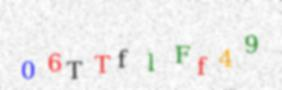
#> input picture Captchas_Solver/hard_captcha/06TTflFf49.jpg, 282 x 90 px; its folder holds only this picture in this run
$ python -i preprocess.py   (imports and definitions only)
#> lines starting #> are read from the running program, lines starting #| are printed output that depends on the picture; after the words box and inside, x2 and y2 are one past the last pixel; in counts of white or black regions, pixels touching at a corner belong together
import os
import cv2
import imutils
import glob
import numpy as np

# [169 lines left out: functions simple_captcha_preprocess, hard_captcha_preprocess, simple_preprocess, not called in this run]

def complex_preprocess(img_path):
#> called with img_path = 'hard_captcha/06TTflFf49.jpg'
    img = cv2.imread(img_path)
#> img is the input picture: shape (90, 282, 3); mean B, G, R 236.9, 237.6, 238.7
    gray = cv2.cvtColor(img, cv2.COLOR_RGB2GRAY)
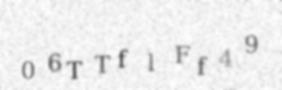
#> gray: shape (90, 282); min 95, max 255, mean 237.5

    # threshold the image with a costum mask because it is the best way to process this specific images
    lower = np.array([220,220,220])
    upper = np.array([255,255,255])
    my_mask = cv2.inRange(img, lower, upper)
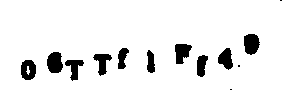
#> my_mask: shape (90, 282); 91.7% white; 13 black regions (3 under 20 px), largest, box (x1, y1, x2, y2) and area: (47, 52, 63, 73) 271, (244, 34, 260, 55) 266, (175, 44, 192, 64) 239
    img = cv2.threshold(my_mask, 0, 255,cv2.THRESH_BINARY_INV | cv2.THRESH_OTSU)[1]

    return img, gray


# [136 lines left out: functions get_countours, crop_letter, captcha_kaggle_preprocess, not called in this run]

>>> result = complex_preprocess('hard_captcha/06TTflFf49.jpg')

$ run again, on Captchas_Solver/hard_captcha/0fgz4w4kY1.jpg
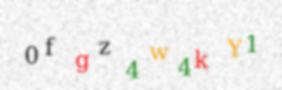
#> input picture Captchas_Solver/hard_captcha/0fgz4w4kY1.jpg, 282 x 90 px
#> in complex_preprocess, img is the input picture: shape (90, 282, 3); mean B, G, R 236.1, 237.8, 238.8
#> in complex_preprocess, `gray = cv2.cvtColor(img, cv2.COLOR_RGB2GRAY)`:
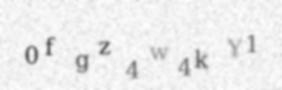
#> gray: shape (90, 282); min 97, max 255, mean 237.4
#> in complex_preprocess, `my_mask = cv2.inRange(img, lower, upper)`:
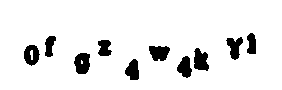
#> my_mask: shape (90, 282); 91.6% white; 10 black regions, largest, box (x1, y1, x2, y2) and area: (74, 53, 90, 74) 267, (194, 48, 209, 71) 252, (149, 46, 170, 61) 244

$ run again, on Captchas_Solver/hard_captcha/1FrR74Dj76.jpg
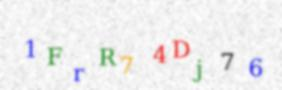
#> input picture Captchas_Solver/hard_captcha/1FrR74Dj76.jpg, 282 x 90 px
#> in complex_preprocess, img is the input picture: shape (90, 282, 3); mean B, G, R 237.9, 237.7, 238.3
#> in complex_preprocess, `gray = cv2.cvtColor(img, cv2.COLOR_RGB2GRAY)`:
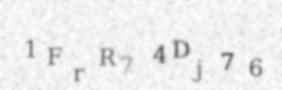
#> gray: shape (90, 282); min 105, max 255, mean 237.8
#> in complex_preprocess, `my_mask = cv2.inRange(img, lower, upper)`:
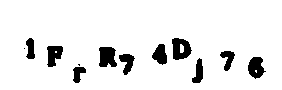
#> my_mask: shape (90, 282); 91.7% white; 12 black regions (2 under 20 px), largest, box (x1, y1, x2, y2) and area: (172, 38, 192, 60) 304, (99, 47, 117, 67) 296, (248, 57, 266, 79) 264

$ run again, on Captchas_Solver/hard_captcha/1bN0FF2qy4.jpg
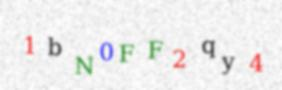
#> input picture Captchas_Solver/hard_captcha/1bN0FF2qy4.jpg, 282 x 90 px
#> in complex_preprocess, img is the input picture: shape (90, 282, 3); mean B, G, R 236.5, 236.9, 237.4
#> in complex_preprocess, `gray = cv2.cvtColor(img, cv2.COLOR_RGB2GRAY)`:
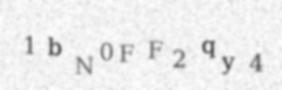
#> gray: shape (90, 282); min 95, max 255, mean 236.8
#> in complex_preprocess, `my_mask = cv2.inRange(img, lower, upper)`:
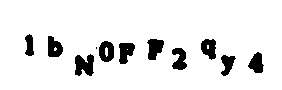
#> my_mask: shape (90, 282); 91% white; 11 black regions (1 under 20 px), largest, box (x1, y1, x2, y2) and area: (75, 54, 94, 76) 311, (147, 39, 164, 60) 250, (119, 43, 135, 64) 240
